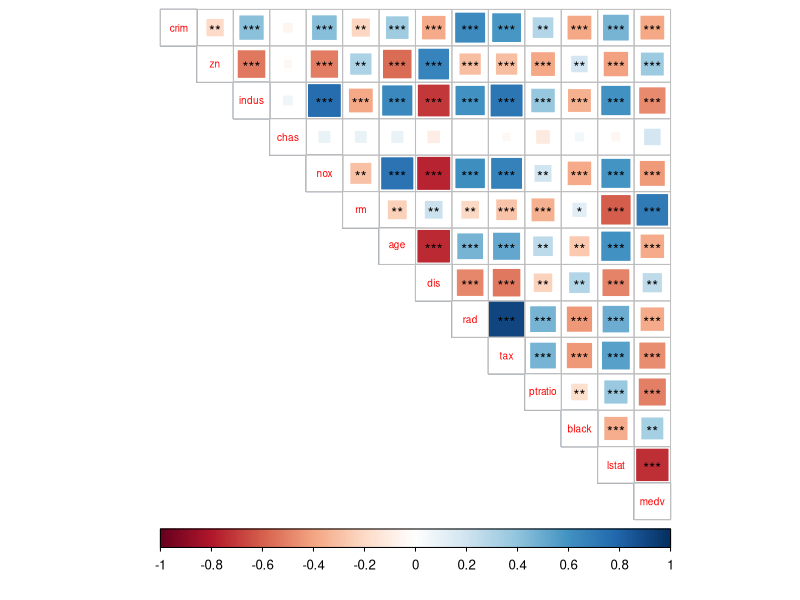
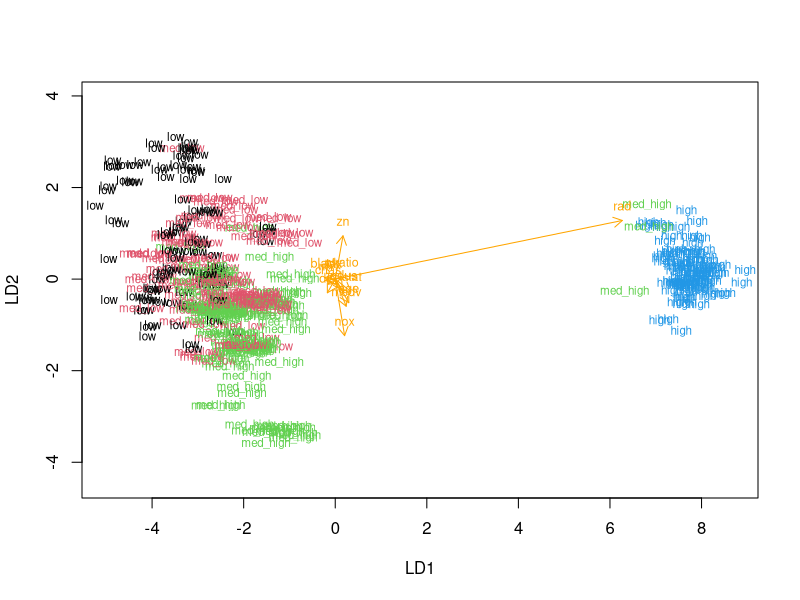
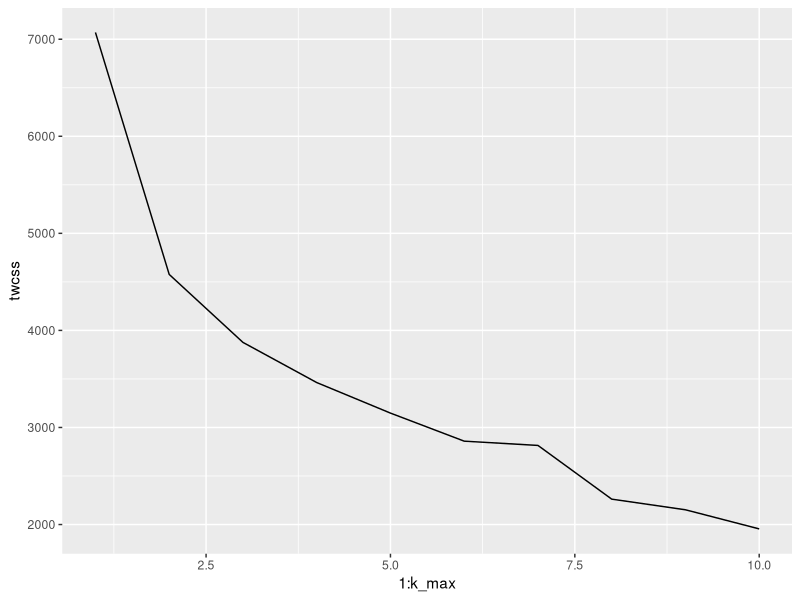
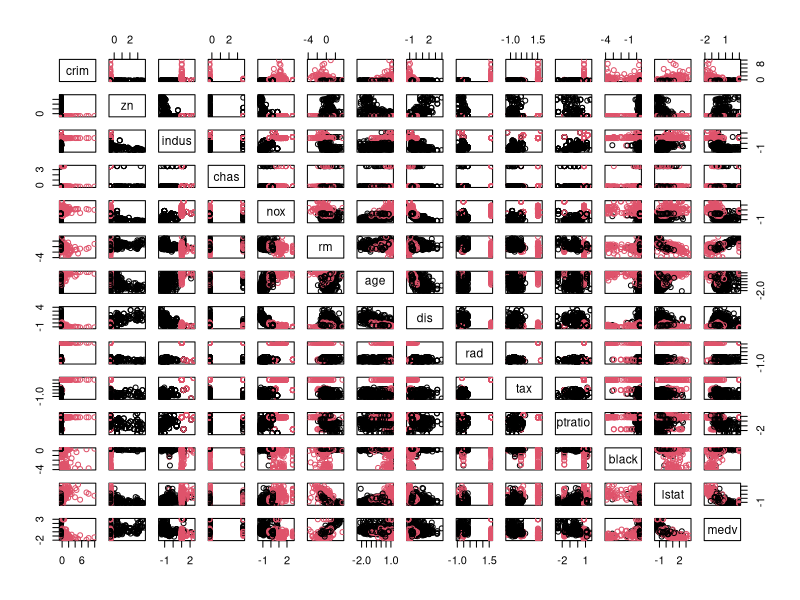

Generate these figures, in order, with R:
## ---- chunk 1
library(MASS)
library(dplyr)
library(tidyr)
library(corrplot)
library(ggplot2)

data("Boston")

# structure and dimensions of the data
glimpse(Boston)

# summaries of variables
summary(Boston)

# graphical overview

cor_matrix<-cor(Boston) %>% round(digits = 2)

## measuring statistical significance of correlation coefficients
testRes <- cor.mtest(cor_matrix, conf.level = 0.95)

## plotting with significant level stars
corrplot(cor_matrix, p.mat = testRes$p, method="square", type="upper", cl.pos="b", tl.pos="d", tl.cex = 0.6, sig.level = c(0.001, 0.01, 0.05), pch.cex = 0.9, insig = 'label_sig', pch.col = 'black')

## ---- chunk 2
# centering and standardizing variables
boston_scaled <- scale(Boston)

boston_scaled <- as.data.frame(boston_scaled)

summary(boston_scaled)

## ---- chunk 3
# creating a quantile vector
bins <- quantile(boston_scaled$crim)

# creating a categorical variable 'crime'
values <- c("low", "med_low", "med_high", "high")
crime <- cut(boston_scaled$crim, breaks = bins, label = values, include.lowest = TRUE)

# removing original crim from the dataset
boston_scaled <- dplyr::select(boston_scaled, -crim)

# adding the new categorical value to scaled data
boston_scaled <- data.frame(boston_scaled, crime)

summary(boston_scaled$crime)

## ---- chunk 4
# number of rows in the Boston data set 
n <- nrow(boston_scaled)

# selecting randomly 80% of the rows
ind <- sample(n,  size = n * 0.8)

# train set
train <- boston_scaled[ind,]

# test set 
test <- boston_scaled[-ind,]

# saving the correct classes from test data
correct_classes <- test$crime

# removing the crime variable from test data
test <- dplyr::select(test, -crime)
## ---- chunk 5

lda.fit <- lda(crime ~ ., data = train)

# the function for lda biplot arrows
lda.arrows <- function(x, myscale = 1, arrow_heads = 0.1, color = "orange", tex = 0.75, choices = c(1,2)){
  heads <- coef(x)
  arrows(x0 = 0, y0 = 0, 
         x1 = myscale * heads[,choices[1]], 
         y1 = myscale * heads[,choices[2]], col=color, length = arrow_heads)
  text(myscale * heads[,choices], labels = row.names(heads), 
       cex = tex, col=color, pos=3)
}

# target classes as numeric
classes <- as.numeric(train$crime)

# plotting the lda results
plot(lda.fit, dimen = 2, col = classes, pch = classes)
lda.arrows(lda.fit, myscale = 1.5)
## ---- chunk 6
lda.pred <- predict(lda.fit, newdata = test)

table(correct = correct_classes, predicted = lda.pred$class)

## ---- chunk 7
# reloading data
data("Boston")

# scaling
Boston_scaled <- scale(Boston)

Boston_scaled <- as.data.frame(Boston_scaled)

## ---- chunk 8
# Euclidean distance
dist_eu <- dist(Boston_scaled)

# Manhattan distance
dist_man <- dist(Boston_scaled, method = "manhattan")

# summaries
summary(dist_eu)
summary(dist_man)

## ---- chunk 9
set.seed(123)

# determine the number of clusters
k_max <- 10

# calculate the total within sum of squares
twcss <- sapply(1:k_max, function(k){kmeans(Boston_scaled, k)$tot.withinss})

# visualize the results
qplot(x = 1:k_max, y = twcss, geom = 'line')

# k-means clustering
km <-kmeans(Boston_scaled, centers = 2)

# plot the Boston dataset with clusters
pairs(Boston_scaled, col = km$cluster)
